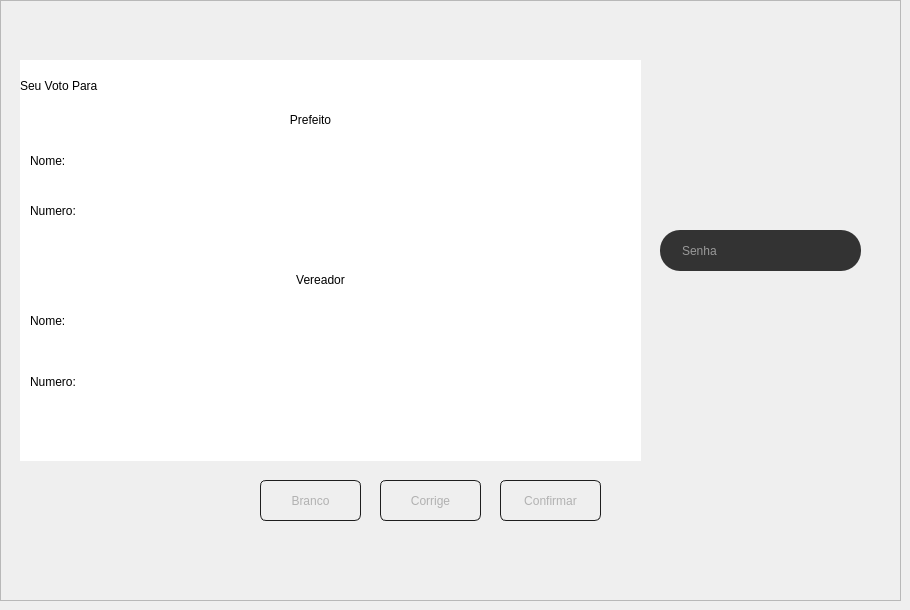
    <widget class="QWidget" name="page_votar">
     <widget class="QFrame" name="frame_votar">
      <property name="geometry">
       <rect>
        <x>0</x>
        <y>0</y>
        <width>901</width>
        <height>601</height>
       </rect>
      </property>
      <property name="styleSheet">
       <string notr="true"/>
      </property>
      <property name="frameShape">
       <enum>QFrame::StyledPanel</enum>
      </property>
      <property name="frameShadow">
       <enum>QFrame::Raised</enum>
      </property>
      <widget class="QLabel" name="brazel_2">
       <property name="geometry">
        <rect>
         <x>0</x>
         <y>0</y>
         <width>901</width>
         <height>601</height>
        </rect>
       </property>
       <property name="styleSheet">
        <string notr="true">background-image: url(:/images/img/brasil_-_reproducao.jpg);</string>
       </property>
       <property name="text">
        <string/>
       </property>
      </widget>
      <widget class="QLabel" name="vototext">
       <property name="geometry">
        <rect>
         <x>20</x>
         <y>60</y>
         <width>221</width>
         <height>51</height>
        </rect>
       </property>
       <property name="styleSheet">
        <string notr="true">font: 20pt &quot;MS Shell Dlg 2&quot;;</string>
       </property>
       <property name="text">
        <string>Seu Voto Para</string>
       </property>
      </widget>
      <widget class="QLabel" name="tela_Branca">
       <property name="geometry">
        <rect>
         <x>20</x>
         <y>60</y>
         <width>621</width>
         <height>401</height>
        </rect>
       </property>
       <property name="styleSheet">
        <string notr="true">background-color: rgb(255, 255, 255);</string>
       </property>
       <property name="text">
        <string/>
       </property>
      </widget>
      <widget class="QLabel" name="prefeito">
       <property name="geometry">
        <rect>
         <x>230</x>
         <y>100</y>
         <width>161</width>
         <height>41</height>
        </rect>
       </property>
       <property name="styleSheet">
        <string notr="true">font: 16pt &quot;MS Shell Dlg 2&quot;;</string>
       </property>
       <property name="text">
        <string>&lt;center&gt;Prefeito&lt;/center&gt;</string>
       </property>
      </widget>
      <widget class="QLabel" name="vereador">
       <property name="geometry">
        <rect>
         <x>250</x>
         <y>260</y>
         <width>141</width>
         <height>41</height>
        </rect>
       </property>
       <property name="styleSheet">
        <string notr="true">font: 16pt &quot;MS Shell Dlg 2&quot;;</string>
       </property>
       <property name="text">
        <string>&lt;center&gt;Vereador&lt;/center&gt;</string>
       </property>
      </widget>
      <widget class="QLabel" name="numero_Vereador">
       <property name="geometry">
        <rect>
         <x>30</x>
         <y>350</y>
         <width>50</width>
         <height>64</height>
        </rect>
       </property>
       <property name="text">
        <string>Numero:</string>
       </property>
      </widget>
      <widget class="QLabel" name="numero_Prefeito">
       <property name="geometry">
        <rect>
         <x>30</x>
         <y>200</y>
         <width>50</width>
         <height>21</height>
        </rect>
       </property>
       <property name="text">
        <string>Numero:</string>
       </property>
      </widget>
      <widget class="QLabel" name="nome_Prefeito">
       <property name="geometry">
        <rect>
         <x>30</x>
         <y>150</y>
         <width>50</width>
         <height>21</height>
        </rect>
       </property>
       <property name="text">
        <string>Nome:</string>
       </property>
      </widget>
      <widget class="QLabel" name="nome_Vereador">
       <property name="geometry">
        <rect>
         <x>30</x>
         <y>311</y>
         <width>50</width>
         <height>20</height>
        </rect>
       </property>
       <property name="text">
        <string>Nome:</string>
       </property>
      </widget>
      <widget class="QPushButton" name="confirma">
       <property name="geometry">
        <rect>
         <x>500</x>
         <y>480</y>
         <width>101</width>
         <height>41</height>
        </rect>
       </property>
       <property name="styleSheet">
        <string notr="true">QPushButton#confirma {
    color: #b1b1b1;
    background-color: QLinearGradient( x1: 0, y1: 0, x2: 0, y2: 1,
	stop: 0 #565656,
	stop: 0.1 #525252,
	stop: 0.5 #4e4e4e,
	stop: 0.9 #4a4a4a,
	stop: 1 #464646);
    border-width: 1px;
    border-color: #1e1e1e;
    border-style: solid;
    border-radius: 6;

}

QPushButton:hover#confirma {
	background-color: QLinearGradient( x1: 0, y1: 0, x2: 0, y2: 1,
	stop: 0 #2d2d2d,
	stop: 0.1 #2b2b2b,
	stop: 0.5 #292929,
	stop: 0.9 #282828,
	stop: 1 #252525);

}

QPushButton:pressed#confirma {
   background-color: QLinearGradient( x1: 0, y1: 0, x2: 0, y2: 1,
	stop: 0 #2d2d2d,
	stop: 0.1 #2b2b2b,
	stop: 0.5 #292929,
	stop: 0.9 #282828,
	stop: 1 #252525);
}</string>
       </property>
       <property name="text">
        <string>Confirmar</string>
       </property>
       <property name="autoDefault">
        <bool>true</bool>
       </property>
      </widget>
      <widget class="QPushButton" name="corrige">
       <property name="geometry">
        <rect>
         <x>380</x>
         <y>480</y>
         <width>101</width>
         <height>41</height>
        </rect>
       </property>
       <property name="styleSheet">
        <string notr="true">QPushButton#corrige {
    color: #b1b1b1;
    background-color: QLinearGradient( x1: 0, y1: 0, x2: 0, y2: 1,
	stop: 0 #565656,
	stop: 0.1 #525252,
	stop: 0.5 #4e4e4e,
	stop: 0.9 #4a4a4a,
	stop: 1 #464646);
    border-width: 1px;
    border-color: #1e1e1e;
    border-style: solid;
    border-radius: 6;

}

QPushButton:hover#corrige {
	background-color: QLinearGradient( x1: 0, y1: 0, x2: 0, y2: 1,
	stop: 0 #2d2d2d,
	stop: 0.1 #2b2b2b,
	stop: 0.5 #292929,
	stop: 0.9 #282828,
	stop: 1 #252525);

}

QPushButton:pressed#corrige {
   background-color: QLinearGradient( x1: 0, y1: 0, x2: 0, y2: 1,
	stop: 0 #2d2d2d,
	stop: 0.1 #2b2b2b,
	stop: 0.5 #292929,
	stop: 0.9 #282828,
	stop: 1 #252525);
}</string>
       </property>
       <property name="text">
        <string>Corrige</string>
       </property>
       <property name="autoDefault">
        <bool>true</bool>
       </property>
      </widget>
      <widget class="QLabel" name="nome_p_query">
       <property name="geometry">
        <rect>
         <x>80</x>
         <y>150</y>
         <width>171</width>
         <height>21</height>
        </rect>
       </property>
       <property name="styleSheet">
        <string notr="true">font: 75 10pt &quot;MS Shell Dlg 2&quot;;</string>
       </property>
       <property name="text">
        <string/>
       </property>
      </widget>
      <widget class="QLabel" name="numero_p_query">
       <property name="geometry">
        <rect>
         <x>120</x>
         <y>190</y>
         <width>51</width>
         <height>51</height>
        </rect>
       </property>
       <property name="styleSheet">
        <string notr="true">font: 22pt &quot;MS Shell Dlg 2&quot;;</string>
       </property>
       <property name="text">
        <string>&lt;html&gt;&lt;head/&gt;&lt;body&gt;&lt;p align=&quot;center&quot;&gt;&lt;br/&gt;&lt;/p&gt;&lt;/body&gt;&lt;/html&gt;</string>
       </property>
      </widget>
      <widget class="QLabel" name="nome_v_query">
       <property name="geometry">
        <rect>
         <x>80</x>
         <y>310</y>
         <width>191</width>
         <height>21</height>
        </rect>
       </property>
       <property name="styleSheet">
        <string notr="true">font: 75 10pt &quot;MS Shell Dlg 2&quot;;</string>
       </property>
       <property name="text">
        <string/>
       </property>
      </widget>
      <widget class="QLabel" name="numero_v_query">
       <property name="geometry">
        <rect>
         <x>110</x>
         <y>360</y>
         <width>111</width>
         <height>41</height>
        </rect>
       </property>
       <property name="styleSheet">
        <string notr="true">font: 22pt &quot;MS Shell Dlg 2&quot;;</string>
       </property>
       <property name="text">
        <string>&lt;html&gt;&lt;head/&gt;&lt;body&gt;&lt;p align=&quot;center&quot;&gt;&lt;br/&gt;&lt;/p&gt;&lt;/body&gt;&lt;/html&gt;</string>
       </property>
      </widget>
      <widget class="QPushButton" name="branco_off">
       <property name="enabled">
        <bool>false</bool>
       </property>
       <property name="geometry">
        <rect>
         <x>260</x>
         <y>480</y>
         <width>101</width>
         <height>41</height>
        </rect>
       </property>
       <property name="styleSheet">
        <string notr="true">QPushButton#branco_off {
    color: #b1b1b1;
    background-color: QLinearGradient( x1: 0, y1: 0, x2: 0, y2: 1,
	stop: 0 #565656,
	stop: 0.1 #525252,
	stop: 0.5 #4e4e4e,
	stop: 0.9 #4a4a4a,
	stop: 1 #464646);
    border-width: 1px;
    border-color: #1e1e1e;
    border-style: solid;
    border-radius: 6;

}

QPushButton:hover#branco_off {
	background-color: QLinearGradient( x1: 0, y1: 0, x2: 0, y2: 1,
	stop: 0 #2d2d2d,
	stop: 0.1 #2b2b2b,
	stop: 0.5 #292929,
	stop: 0.9 #282828,
	stop: 1 #252525);

}

QPushButton:pressed#branco_off {
   background-color: QLinearGradient( x1: 0, y1: 0, x2: 0, y2: 1,
	stop: 0 #2d2d2d,
	stop: 0.1 #2b2b2b,
	stop: 0.5 #292929,
	stop: 0.9 #282828,
	stop: 1 #252525);
}</string>
       </property>
       <property name="text">
        <string>Branco</string>
       </property>
      </widget>
      <widget class="QLabel" name="receber_imagemP">
       <property name="geometry">
        <rect>
         <x>410</x>
         <y>130</y>
         <width>128</width>
         <height>128</height>
        </rect>
       </property>
       <property name="text">
        <string/>
       </property>
      </widget>
      <widget class="QLabel" name="receber_imagemV">
       <property name="geometry">
        <rect>
         <x>410</x>
         <y>300</y>
         <width>128</width>
         <height>128</height>
        </rect>
       </property>
       <property name="text">
        <string/>
       </property>
      </widget>
      <widget class="QLineEdit" name="senha">
       <property name="geometry">
        <rect>
         <x>660</x>
         <y>230</y>
         <width>201</width>
         <height>41</height>
        </rect>
       </property>
       <property name="palette">
        <palette>
         <active>
          <colorrole role="WindowText">
           <brush brushstyle="SolidPattern">
            <color alpha="255">
             <red>254</red>
             <green>254</green>
             <blue>254</blue>
            </color>
           </brush>
          </colorrole>
          <colorrole role="Button">
           <brush brushstyle="SolidPattern">
            <color alpha="255">
             <red>51</red>
             <green>51</green>
             <blue>51</blue>
            </color>
           </brush>
          </colorrole>
          <colorrole role="Text">
           <brush brushstyle="SolidPattern">
            <color alpha="255">
             <red>254</red>
             <green>254</green>
             <blue>254</blue>
            </color>
           </brush>
          </colorrole>
          <colorrole role="ButtonText">
           <brush brushstyle="SolidPattern">
            <color alpha="255">
             <red>254</red>
             <green>254</green>
             <blue>254</blue>
            </color>
           </brush>
          </colorrole>
          <colorrole role="Base">
           <brush brushstyle="SolidPattern">
            <color alpha="255">
             <red>51</red>
             <green>51</green>
             <blue>51</blue>
            </color>
           </brush>
          </colorrole>
          <colorrole role="Window">
           <brush brushstyle="SolidPattern">
            <color alpha="255">
             <red>51</red>
             <green>51</green>
             <blue>51</blue>
            </color>
           </brush>
          </colorrole>
         </active>
         <inactive>
          <colorrole role="WindowText">
           <brush brushstyle="SolidPattern">
            <color alpha="255">
             <red>254</red>
             <green>254</green>
             <blue>254</blue>
            </color>
           </brush>
          </colorrole>
          <colorrole role="Button">
           <brush brushstyle="SolidPattern">
            <color alpha="255">
             <red>51</red>
             <green>51</green>
             <blue>51</blue>
            </color>
           </brush>
          </colorrole>
          <colorrole role="Text">
           <brush brushstyle="SolidPattern">
            <color alpha="255">
             <red>254</red>
             <green>254</green>
             <blue>254</blue>
            </color>
           </brush>
          </colorrole>
          <colorrole role="ButtonText">
           <brush brushstyle="SolidPattern">
            <color alpha="255">
             <red>254</red>
             <green>254</green>
             <blue>254</blue>
            </color>
           </brush>
          </colorrole>
          <colorrole role="Base">
           <brush brushstyle="SolidPattern">
            <color alpha="255">
             <red>51</red>
             <green>51</green>
             <blue>51</blue>
            </color>
           </brush>
          </colorrole>
          <colorrole role="Window">
           <brush brushstyle="SolidPattern">
            <color alpha="255">
             <red>51</red>
             <green>51</green>
             <blue>51</blue>
            </color>
           </brush>
          </colorrole>
         </inactive>
         <disabled>
          <colorrole role="WindowText">
           <brush brushstyle="SolidPattern">
            <color alpha="255">
             <red>254</red>
             <green>254</green>
             <blue>254</blue>
            </color>
           </brush>
          </colorrole>
          <colorrole role="Button">
           <brush brushstyle="SolidPattern">
            <color alpha="255">
             <red>51</red>
             <green>51</green>
             <blue>51</blue>
            </color>
           </brush>
          </colorrole>
          <colorrole role="Text">
           <brush brushstyle="SolidPattern">
            <color alpha="255">
             <red>254</red>
             <green>254</green>
             <blue>254</blue>
            </color>
           </brush>
          </colorrole>
          <colorrole role="ButtonText">
           <brush brushstyle="SolidPattern">
            <color alpha="255">
             <red>254</red>
             <green>254</green>
             <blue>254</blue>
            </color>
           </brush>
          </colorrole>
          <colorrole role="Base">
           <brush brushstyle="SolidPattern">
            <color alpha="255">
             <red>51</red>
             <green>51</green>
             <blue>51</blue>
            </color>
           </brush>
          </colorrole>
          <colorrole role="Window">
           <brush brushstyle="SolidPattern">
            <color alpha="255">
             <red>51</red>
             <green>51</green>
             <blue>51</blue>
            </color>
           </brush>
          </colorrole>
         </disabled>
        </palette>
       </property>
       <property name="font">
        <font>
         <kerning>true</kerning>
        </font>
       </property>
       <property name="layoutDirection">
        <enum>Qt::LeftToRight</enum>
       </property>
       <property name="styleSheet">
        <string notr="true">padding-left: 20px;
padding-right: 20px;
border-radius: 20px;
background: #333;
color: #fefefe;</string>
       </property>
       <property name="text">
        <string/>
       </property>
       <property name="frame">
        <bool>false</bool>
       </property>
       <property name="echoMode">
        <enum>QLineEdit::Password</enum>
       </property>
       <property name="cursorPosition">
        <number>0</number>
       </property>
       <property name="placeholderText">
        <string>Senha</string>
       </property>
      </widget>
      <zorder>brazel_2</zorder>
      <zorder>tela_Branca</zorder>
      <zorder>vototext</zorder>
      <zorder>prefeito</zorder>
      <zorder>vereador</zorder>
      <zorder>numero_Vereador</zorder>
      <zorder>numero_Prefeito</zorder>
      <zorder>nome_Prefeito</zorder>
      <zorder>nome_Vereador</zorder>
      <zorder>confirma</zorder>
      <zorder>corrige</zorder>
      <zorder>nome_p_query</zorder>
      <zorder>numero_p_query</zorder>
      <zorder>nome_v_query</zorder>
      <zorder>numero_v_query</zorder>
      <zorder>branco_off</zorder>
      <zorder>receber_imagemP</zorder>
      <zorder>receber_imagemV</zorder>
      <zorder>senha</zorder>
     </widget>
    </widget>
